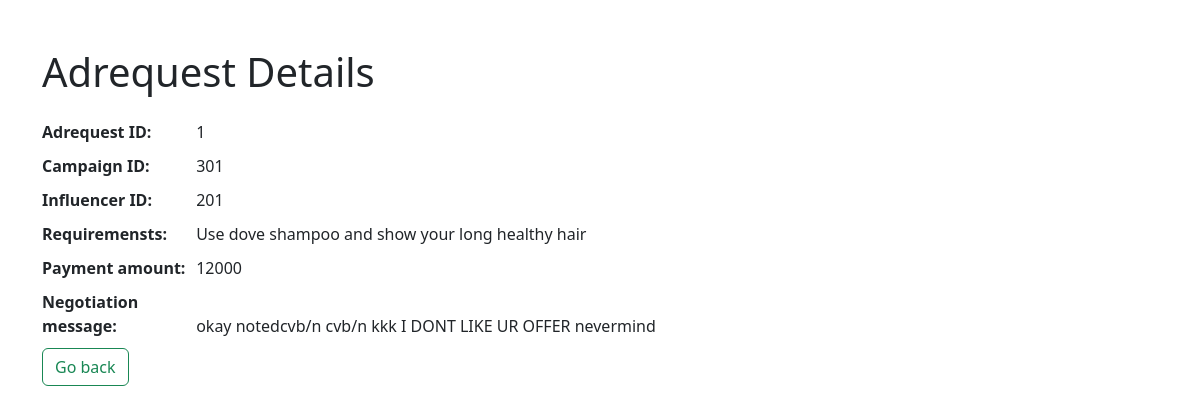
Page /adrequest/1 on the earlier database version.
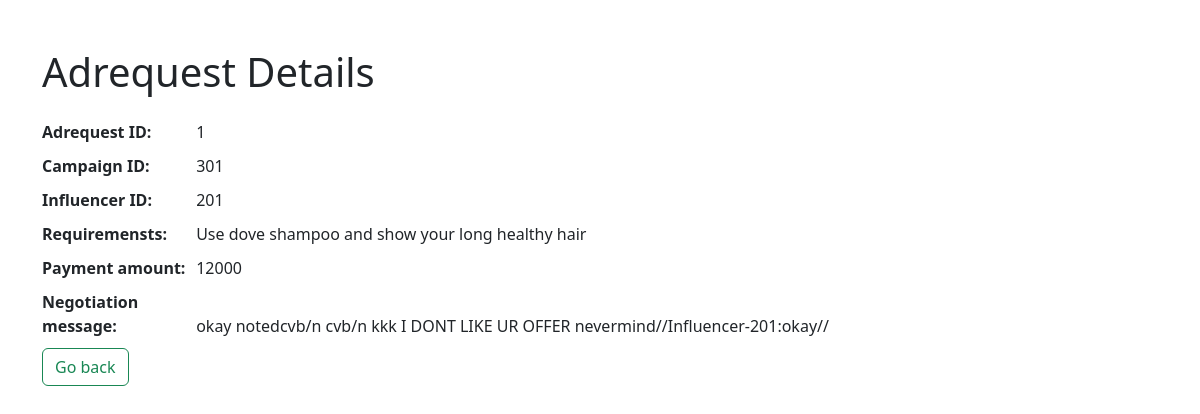
Same page on the later database version.
### application/models.py (models this page shows, shortened)
class Adrequest(db.Model):
    __tablename__="adrequest"
    adreq_id=db.Column(db.Integer,primary_key=True,nullable=False)
    inf_id=db.Column(db.Integer,db.ForeignKey("influencer.inf_id"),nullable=False)
    camp_id=db.Column(db.Integer,db.ForeignKey("campaign.camp_id"),nullable=False)
    messages=db.Column(db.String)
    requirements=db.Column(db.String)
    pay_amount=db.Column(db.Integer,nullable=False)
    status=db.Column(db.String,nullable=False)

### application/controllers.py (the view)
@app.route("/adrequest/<int:adreq_id>",methods=["GET","POST"])
def ad_details(adreq_id):
    adreq=Adrequest.query.get(adreq_id)
    if request.method=="GET":
        return render_template("ad_details.html",adreq=adreq)

### templates/ad_details.html (shortened to what this page needs)
<!DOCTYPE html>
<html lang="en">
<head>
    <link href="https://cdn.jsdelivr.net/npm/bootstrap@5.3.3/dist/css/bootstrap.min.css" rel="stylesheet">
</head>
<body>
    <div class="container mt-5">
        <h1 class="mb-4">Adrequest Details</h1>
        <div class="detail"><strong>Adrequest ID:</strong> {{adreq.adreq_id}}</div>
        <div class="detail"><strong>Campaign ID:</strong> {{adreq.camp_id}}</div>
        <div class="detail"><strong>Influencer ID:</strong> {{adreq.inf_id}}</div>
        <div class="detail"><strong>Requiremensts:</strong> {{adreq.requirements}}</div>
        <div class="detail"><strong>Payment amount:</strong> {{adreq.pay_amount}}</div>
        <div class="detail"><strong>Negotiation message:</strong> {{adreq.messages}}</div>
        <a href="{{url_for('adminsearch', search_type='camp_name')}}"><button class="btn btn-outline-success" type="button">Go back</button></a>
    </div>
</body>
</html>

Differences in the rows shown:
changed Adrequest "Use dove shampoo and show your long healthy hair": messages "okay notedcvb/n cvb/n kkk I DONT LIKE UR OFFER nevermind" → "okay notedcvb/n cvb/n kkk I DONT LIKE UR OFFER nevermind//Influencer-201:okay//"
